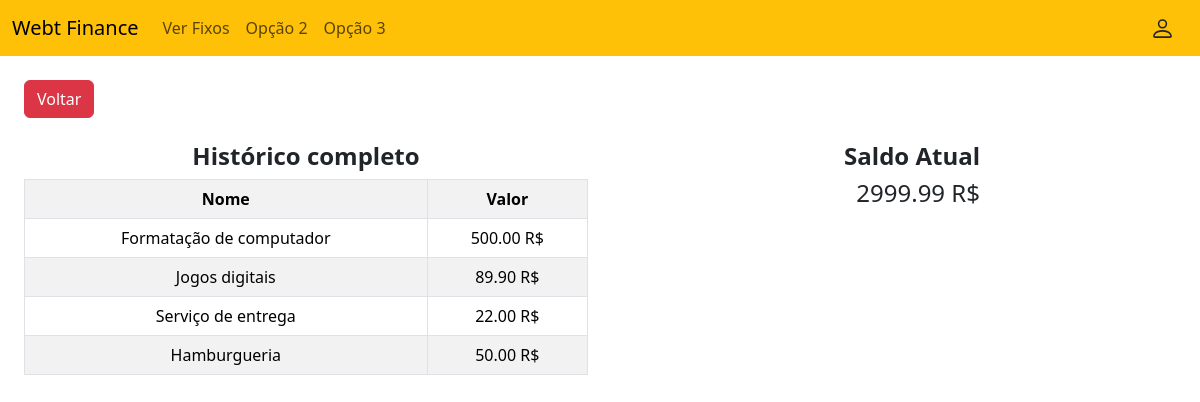
The page /historicoCompleto.php (signed in) on the database its author committed.
### tables this page shows
CREATE TABLE TransacaoEsporadica(
    id INT PRIMARY KEY AUTO_INCREMENT NOT NULL,
    nome VARCHAR(100) NOT NULL,
    descricao VARCHAR(500),
    dataDaTransacao DATE,
    ativo TINYINT(1) DEFAULT 1,
    valor DECIMAL(65, 2),
    tipo VARCHAR(10),
    categoria_id INT NOT NULL,
    usuario_id INT NOT NULL,
    CONSTRAINT fk_CategoriaTransacaoEsporadica FOREIGN KEY (categoria_id) REFERENCES Categoria(id),
    CONSTRAINT fk_UsuarioTransacaoEsporadica FOREIGN KEY (usuario_id) REFERENCES Usuario(id)
);

CREATE TABLE Usuario(
    id INT PRIMARY KEY AUTO_INCREMENT NOT NULL,
    nome VARCHAR(100) NOT NULL,
    email VARCHAR(100) NOT NULL,
    senha VARCHAR(100) NOT NULL,
    saldo DECIMAL(65,2),
    sexo VARCHAR(15) DEFAULT 'Indefinido',
    ativo TINYINT(1) DEFAULT 1,
    dataNascimento DATE
);

### historicoCompleto.php (the view, shortened to what this page needs)
<?php
$mysql = new mysqli(
    "localhost",
    "root",
    "",
    "pi_iii",
    3306
);
$rs = $mysql->query("SELECT * FROM usuario WHERE id = $_SESSION[usuario] ");
$ln = $rs->fetch_assoc();
?>
<html>
<head>
    <link rel="stylesheet" href="https://cdnjs.cloudflare.com/ajax/libs/twitter-bootstrap/5.3.8/css/bootstrap.min.css" />
</head>
<body>
    <nav class="navbar navbar-expand-lg bg-warning">
        <div class="container-fluid">
            <a class="navbar-brand" href="inicialUsuario.php"> Webt Finance</a>
            <div class="d-flex order-lg-last">
                <a href="#" class="btn d-flex align-items-center">
                </a>
            </div>
            <div class="collapse navbar-collapse" id="navbarNav">
                <ul class="navbar-nav">
                    <li class="nav-item">
                        <a class="nav-link" href="#">Ver Fixos</a>
                    </li>
                    <li class="nav-item">
                        <a class="nav-link" href="#">Opção 2</a>
                    </li>
                    <li class="nav-item">
                        <a class="nav-link" href="#">Opção 3</a>
                    </li>
                </ul>
            </div>
        </div>
    </nav>
    <div class="container-fluid p-4">
        <div class="row ">
            <div class="col ">
                <a href="inicialUsuario.php" class="btn btn-danger mb-4">Voltar</a>
            </div>
        </div>
        <div class="row  align-items-end text-center">
            <div class="col-6  ">
                <h4><b>Histórico completo</b></h4>
            </div>
            <div class="col-4  text-end">
                <h4><b>Saldo Atual</b></h4>
            </div>
        </div>
        <div class="row ">
            <div class="col-6 ">
                <table class="table table-striped table-bordered text-center">
                    <tr>
                        <th>Nome</th>
                        <th>Valor</th>
                    </tr>
                    <?php
                    $rs = $mysql->query("SELECT te.nome, te.valor
                                         FROM transacaoEsporadica as te
                                        WHERE te.usuario_id = $_SESSION[usuario]
                                        ");
                    foreach ($rs as $line): ?>
                        <tr>
                            <td><?= $line["nome"] ?></td>
                            <td><?= $line["valor"] ?> R$</td>
                        </tr>
                    <?php endforeach ?>
                </table>
            </div>
            <div class="col-4  text-end">
                <h4><?= $ln["saldo"] ?> R$</h4>
            </div>
            <div class="col-2 "></div>
        </div>
    </div>
</body>
</html>

### rows shown on the page
transacaoesporadica: nome "Formatação de computador", valor "500.00"
transacaoesporadica: nome "Jogos digitais", valor "89.90"
transacaoesporadica: nome "Serviço de entrega", valor "22.00"
transacaoesporadica: nome "Hamburgueria", valor "50.00"
usuario: saldo "2999.99"
